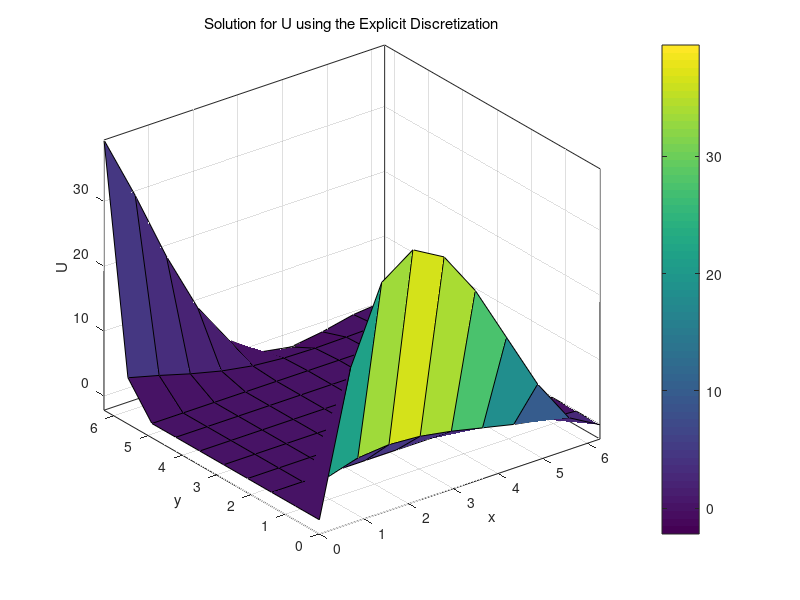

Here is the MATLAB script that generated this plot: (Note: this script raises an error after producing the figure.)
clear all; close all; clc
%user input
N=10;
t=0;
ERR = 10^(-3);
%domain
dx = 2*pi/(N-1);    %dist between points
dy = 2*pi/(N-1);    %dist between points
dt = dx^2/4;        
lambda = .5*dt/dx^2;%eigenvalue

ax = 0; bx = 2*pi;      %x bounds
ay = 0; by = 2*pi;      %y bounds

x = ax:dx:bx;       %x grid
y = ay:dy:by;       %y grid

%dirichlet bc
fb = (by-y).^2.*cos(pi*y/by); %given boundary equation 1 
gb = (by-y).^2.*y;            %given boundary equation 2

%The initial solution at t = 0
U_init = zeros(N,N);
U_init(N,:) = fb;       %given bound LEFT
U_init(1,:) = gb;       %given bound RIGHT
U_init(:,N) = fb(N) + (x-ax)/(bx-ax)*(gb(N)-fb(N)); %given bound BOTTOM

tic     %start timer
%Explicit Method
U_solut = U_init;
iteration_count_Explicit=0; % start counting iterations
if exist('checkpoint.mat','file') %checks for checkpoint existence
    load checkpoint.mat; %loads last checkpoint
end
error = 10;
for t = 0:dt:10
    U_init = U_solut;
    for i = 2:N-1
        for j = 1:N-1
        %Neumannn BC with ghost node
        if i >= 2 && j == 1 && i <= N-1
             U_solut(i,j) = lambda*(2* U_init(i, j+1) + U_init(i+1,j) + U_init(i-1,j)) + (1-4*lambda)*(U_init(i,j)); 
        %interior points
        else
             U_solut(i,j) = lambda*(U_init(i,j-1)+U_init(i, j+1) + U_init(i+1,j) + U_init(i-1,j)) + (1-4*lambda)*(U_init(i,j)); 
        end
        end

    end
    iteration_count_Explicit=iteration_count_Explicit+1; %counting iterations for convergence study
    error = abs(mean(mean(U_solut)) - mean(mean(U_init)))/abs(mean(mean(U_solut))); %calculate relative error
    
    if mod(iteration_count_Explicit,1000)==0   % Checkpoint: every 1000 iterations, save
        save checkpoint.mat N t dx U_solut x y %Save variables
    end  
    if error < ERR       %compare error to user desired accuracy
    break
    end
   %Plotting
   surf(x,y,U_solut)
   xlabel('x'); ylabel('y'); zlabel('U');
   title('Solution for U using the Explicit Discretization','fontweight','normal'); 
   rotate3d
   box on
   axis tight
   k =  colorbar;
   k.Label.String = 'U';
   colormap winter;
   drawnow
end
%Statistics
toc
disp('\nThe number of iterations it took to find u using Explicit Discretization is: ')
iteration_count_Explicit
delete checkpoint.mat %removes checkpoints if applicable